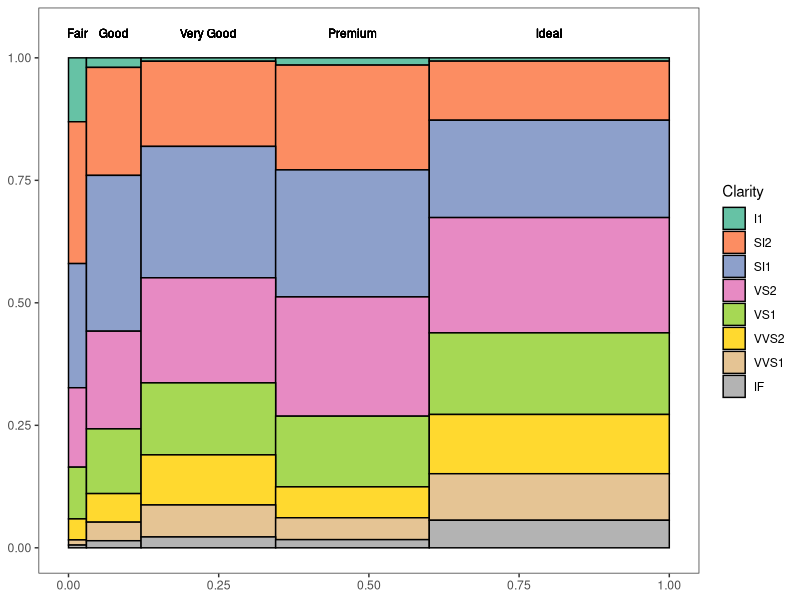

The R source for this figure:
## ---- chunk 1
library(ggplot2)
## ---- chunk 2
head(diamonds)
## ---- chunk 3
ggMMplot <- function(var1, var2){
  # ggplot2 должен быть загружен
  require(ggplot2)
  
  # Подсчитываем диапазон значений дискретных переменных
  levVar1 <- length(levels(var1))
  levVar2 <- length(levels(var2))

  # Строим таблицу вероятностей
  jointTable <- prop.table(table(var1, var2))
  
  # Начинаем собирать data.frame, который будет использован для построения
  # диаграммы, для начала добавим в него сконвертированную таблицу вероятностей
  plotData <- as.data.frame(jointTable)
  
  # Добавляем в data.frame информацию о ширине каждого из столбцов
  plotData$marginVar1 <- prop.table(table(var1))
  
  # Добавляем в data.frame информацию о высоте каждой секции столбца
  plotData$var2Height <- plotData$Freq / plotData$marginVar1
  
  # Добавляем в data.frame информацию о положении центра каждого столбца
  plotData$var1Center <- c(0, cumsum(plotData$marginVar1)[1:levVar1 - 1]) +
    plotData$marginVar1 / 2
  
  # Строим диаграмму
  ggplot(plotData, aes(var1Center, var2Height)) +
    geom_bar(stat = "identity", aes(width = marginVar1, fill = var2),
             col = "black") +
    
    # Подписи над столбцами
    geom_text(aes(label = as.character(var1), x = var1Center, 
                 y = 1.05), size = 3, color = "black") +
  
    # Изменяем название легенды и меняем цветовую схему
    scale_fill_brewer(name="Clarity", palette = "Set2") +
  
    # Черно-белая тема для окружения
    theme_bw() +
    
    # Убираем названия осей
    labs(x = NULL, y = NULL, fill = NULL) +
    
    # Сетка на фоне не нужна
    theme(panel.grid.major = element_line(colour = NA),
          panel.grid.minor = element_line(colour = NA))
  
  }

# Строим мозаичную диаграмму, переменные: качество огранки vs. чистота
ggMMplot(diamonds$cut, diamonds$clarity)
